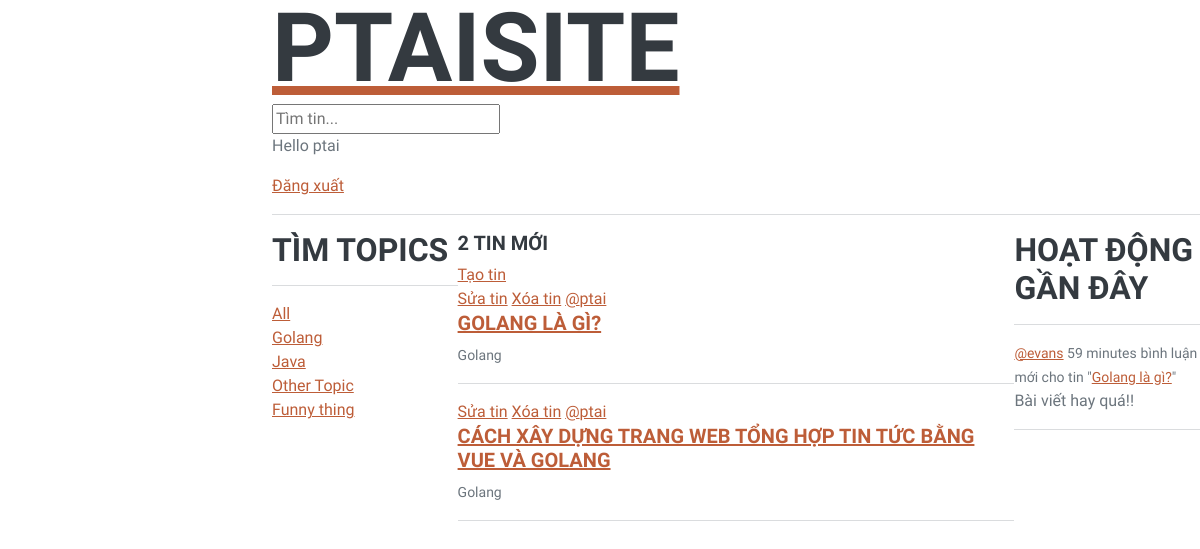
The app's page / (signed in) with its own data.
### base/models.py (models this page shows, shortened)
class Topic(models.Model):
   name = models.CharField(max_length=200)

class Room (models.Model):
    name = models.CharField(max_length=200)
    host = models.ForeignKey(User, on_delete=models.SET_NULL, null=True)
    topic = models.ForeignKey(Topic, on_delete=models.SET_NULL, null=True)
    description = models.TextField(null=True, blank=True)
    updated = models.DateTimeField(auto_now = True)
    created = models.DateTimeField(auto_now_add=True)
    paticipants = models.ManyToManyField(User, related_name='paticipants', blank=True)
    class Meta:
        ordering = ['-updated', '-created']
    def __str__(self):
        return self.name

class Message(models.Model):
    user = models.ForeignKey(User, on_delete=models.CASCADE)
    room = models.ForeignKey(Room, on_delete=models.CASCADE)
    body = models.TextField()
    updated = models.DateTimeField(auto_now = True)
    created = models.DateTimeField(auto_now_add=True)
    def __str__(self):
        return self.body[0:50]

### base/views.py (the view)
# urls.py: path('', views.home, name="home"),
def home(request):
    q = request.GET.get('q') if request.GET.get('q') != None else ''
    rooms = Room.objects.filter(
        Q(topic__name__icontains=q) |
        Q(name__icontains=q) |
        Q(description__icontains=q)
    )
    topics = Topic.objects.all()
    room_count = rooms.count()
    room_messages = Message.objects.filter(Q(room__topic__name__icontains = q)).order_by('-created')
    context = {'rooms': rooms, 'topics': topics, 'room_count': room_count, 'room_messages': room_messages}
    return render(request, 'base/home.html', context)

### base/templates/base/home.html (shortened to what this page needs)
{% extends 'main.html'%}
{% block content %}
<div class="home-container">
    <div>
        {% include 'base/topics_component.html'%}
    </div>
    <div>
        <div>
            <h5>{{room_count}} tin mới</h5>
        </div>
        <a href="{% url 'create-room' %}"> Tạo tin </a>
        {%include 'base/feed_component.html'%}
    </div>
    <div>
        {% include 'base/activities_component.html'%}
    </div>
</div>
{% endblock content %}

### templates/navbar.html
<a href="/">
    <h1>PTaiSite</h1>
</a>
<form method="GET" action="{% url 'home' %}">
    <input type="text" name= "q" placeholder="Tìm tin..." />
</form>
{% if request.user.is_authenticated %}
<p>Hello {{request.user}}</p>
<a href="{% url 'logout'%}">Đăng xuất</a>
{% else %}
<a href="{% url 'login'%}">Đăng nhập</a>
{% endif %}
<hr>

### base/templates/base/topics_component.html
{% block content %}
<h3>Tìm Topics</h3>
        <hr>
        <div>
            <a href="{% url 'home' %}">All</a>
        </div>
        {% for topic in topics %}
        <div>
            <a href="{% url 'home' %}?q={{topic.name}}">{{ topic.name }}</a>
        </div>
        {% endfor %}
{% endblock content %}

### base/templates/base/feed_component.html
{% block content %}
{% for room in rooms %}
            <div>
                {% if request.user == room.host %}
                <a href="{% url 'update-room' room.id  %}">Sửa tin</a>
                <a href="{% url 'delete-room' room.id  %}">Xóa tin</a>
                {% endif  %}
                <a href="{% url 'user-profile' room.host.id %}">@{{room.host.username}}</a>
                <h5><a href="{% url 'room' room.id %}">{{room.name}}</a> </h5>
                <small>{{room.topic.name}}</small>
                <hr>
            </div>
        {% endfor %}
{% endblock content %}

### base/templates/base/activities_component.html (shortened to what this page needs)
{% block content %}
<h3>Hoạt động gần đây</h3>
        <hr>
        {% for message in room_messages %}
            <div>
                <small><a href="{% url 'user-profile' message.user.id%}">@{{message.user}}</a> {{message.created|timesince}}</small>
                <small> bình luận mới cho tin "<a href="{% url 'room' message.room.id %}">{{message.room}}</a>"</small>
                <p>{{message}}</p>
                <hr>
            </div>
        {% endfor %}
{% endblock content %}

### base/templates/base/home.html (style rules this page uses)
.home-container { display: grid; grid-template-columns: 1fr 3fr 1fr; }

### records on screen
Topic: name "Golang"
Topic: name "Java"
Topic: name "Other Topic"
Topic: name "Funny thing"
Room: shows "Sửa tin", host.username "ptai", name "GOLANG LÀ GÌ?", topic.name "Golang"
Room: shows "Sửa tin", host.username "ptai", name "CÁCH XÂY DỰNG TRANG WEB TỔNG HỢP TIN TỨC BẰNG VUE VÀ GOLANG", topic.name "Golang"
Message: user "evans", created "59 minutes", room "Golang là gì?", body "Bài viết hay quá!!"

### other values on screen
{{ request.user }} "ptai"
{{ room_count }} "2"
